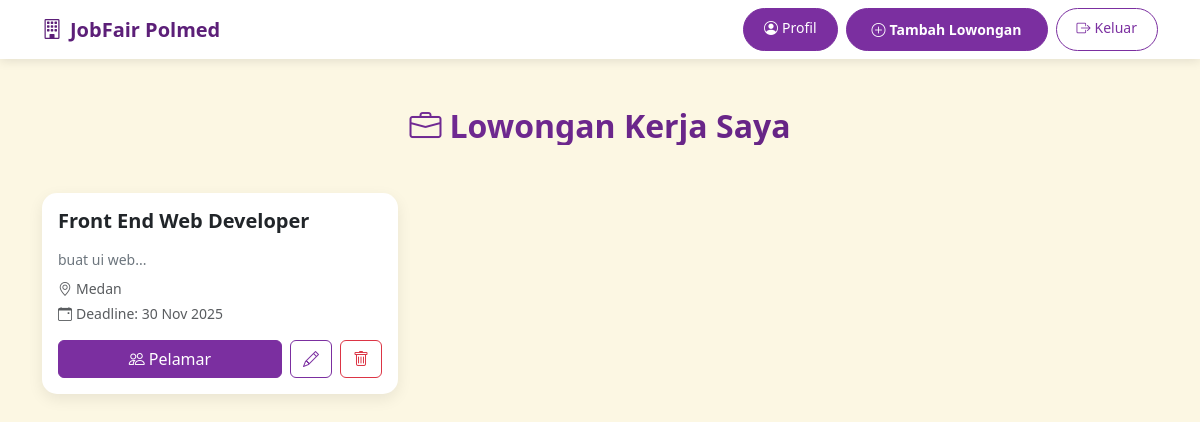
/dashboard/perusahaan.php (signed in), run on the app's committed database.
### tables this page shows
CREATE TABLE IF NOT EXISTS `jobs` (
  `job_id` int(11) NOT NULL AUTO_INCREMENT,
  `company_id` int(11) NOT NULL,
  `title` varchar(150) NOT NULL,
  `description` text NOT NULL,
  `requirements` text DEFAULT NULL,
  `location` varchar(100) DEFAULT NULL,
  `deadline` date DEFAULT NULL,
  `created_at` timestamp NOT NULL DEFAULT current_timestamp(),
  PRIMARY KEY (`job_id`),
  KEY `company_id` (`company_id`),
  CONSTRAINT `jobs_ibfk_1` FOREIGN KEY (`company_id`) REFERENCES `companies` (`company_id`) ON DELETE CASCADE
);

### dashboard/perusahaan.php (the view, shortened to what this page needs)
<?php
include('../config/database.php');
$user_id = $_SESSION['user_id'];
$company = mysqli_fetch_assoc(mysqli_query($conn, "SELECT * FROM companies WHERE user_id='$user_id'"));
$company_id = $company['company_id'];
$result = mysqli_query($conn, "SELECT * FROM jobs WHERE company_id='$company_id' ORDER BY created_at DESC");
?>
<!DOCTYPE html>
<html lang="id">
<head>
  <link href="https://cdn.jsdelivr.net/npm/bootstrap@5.3.2/dist/css/bootstrap.min.css" rel="stylesheet">
  <link rel="stylesheet" href="https://cdn.jsdelivr.net/npm/bootstrap-icons@1.11.1/font/bootstrap-icons.css">
</head>
<body>
<nav class="navbar navbar-expand-lg navbar-light bg-white" style="box-shadow: 0 2px 10px rgba(0,0,0,0.1);">
  <div class="container">
    <a class="navbar-brand fw-bold" href="perusahaan.php" style="color: #5C1F78;"><i class="bi bi-building me-2"></i>JobFair Polmed</a>
    <div class="d-flex gap-2">
      <a href="edit_profile.php" class="btn btn-sm" style="background: #7B2FA0; border-color: #7B2FA0; color: white; border-radius: 25px; padding: 8px 20px;">
        <i class="bi bi-person-circle me-1"></i>Profil
      </a>
      <a href="add_job.php" class="btn btn-sm btn-add" style="background: #7B2FA0; border-color: #7B2FA0; color: white; border-radius: 25px; padding: 10px 25px; font-weight: 600;">
        <i class="bi bi-plus-circle me-1"></i>Tambah Lowongan
      </a>
      <a href="logout.php" class="btn btn-outline-secondary btn-sm btn-logout" style="border-color: #7B2FA0; color: #7B2FA0; border-radius: 25px; padding: 8px 20px;" onclick="return confirmLogout()">
        <i class="bi bi-box-arrow-right me-1"></i>Keluar
      </a>
    </div>
  </div>
</nav>
<div class="container py-5">
  <h2 class="text-center section-title mb-5">
    <i class="bi bi-briefcase me-2"></i>Lowongan Kerja Saya
  </h2>
  <?php if (mysqli_num_rows($result) > 0) { ?>
  <div class="row g-4">
    <?php while ($row = mysqli_fetch_assoc($result)) { ?>
    <div class="col-lg-4 col-md-6">
      <div class="card job-card h-100">
        <div class="card-body">
          <h5 class="card-title fw-bold mb-3"><?= htmlspecialchars($row['title']); ?></h5>
          <p class="text-secondary small mb-2">
            <?= substr($row['description'], 0, 100) . '...'; ?>
          </p>
          <div class="mb-3">
            <p class="small text-muted mb-1">
              <i class="bi bi-geo-alt me-1"></i><?= htmlspecialchars($row['location']); ?>
            </p>
            <p class="small text-muted mb-0">
              <i class="bi bi-calendar-event me-1"></i>Deadline: <?= date('d M Y', strtotime($row['deadline'])); ?>
            </p>
          </div>
          <div class="d-flex gap-2">
            <a href="view_applicants.php?id=<?= $row['job_id']; ?>" class="btn btn-primary flex-fill" style="background: #7B2FA0; border-color: #7B2FA0;">
              <i class="bi bi-people me-1"></i>Pelamar
            </a>
            <a href="edit_job.php?id=<?= $row['job_id']; ?>" class="btn btn-outline-primary" style="border-color: #7B2FA0; color: #7B2FA0;">
              <i class="bi bi-pencil"></i>
            </a>
            <a href="delete_job.php?id=<?= $row['job_id']; ?>" class="btn btn-outline-danger" onclick="return confirm('Yakin ingin menghapus lowongan ini?')">
              <i class="bi bi-trash"></i>
            </a>
          </div>
        </div>
      </div>
    </div>
    <?php } ?>
  </div>
  <?php } ?>
</div>
</body>
</html>

### dashboard/perusahaan.php (style rules this page uses)
:root { --primary-gradient: linear-gradient(135deg, #7B2FA0 0%, #5C1F78 100%); --secondary-color: #E5CFF5; --accent-color: #4A1A63; }
body { font-family: 'Segoe UI', Tahoma, Geneva, Verdana, sans-serif; background-color: #fcf7e3; }
.navbar { background: white !important; box-shadow: 0 2px 10px rgba(0,0,0,0.1); }
.job-card { border: none; border-radius: 15px; transition: all 0.3s ease; box-shadow: 0 5px 15px rgba(0,0,0,0.08); height: 100%; }
.section-title { font-size: 2rem; font-weight: 700; margin-bottom: 2rem; background: var(--primary-gradient); -webkit-background-clip: text; -webkit-text-fill-color: transparent; background-clip: text; }
.btn-add { border-radius: 25px; padding: 10px 25px; font-weight: 600; }
.btn-logout { border-radius: 25px; padding: 8px 20px; }

### data on the page
jobs: title "Front End Web Developer", description "buat ui web", location "Medan", deadline "30 Nov 2025"
